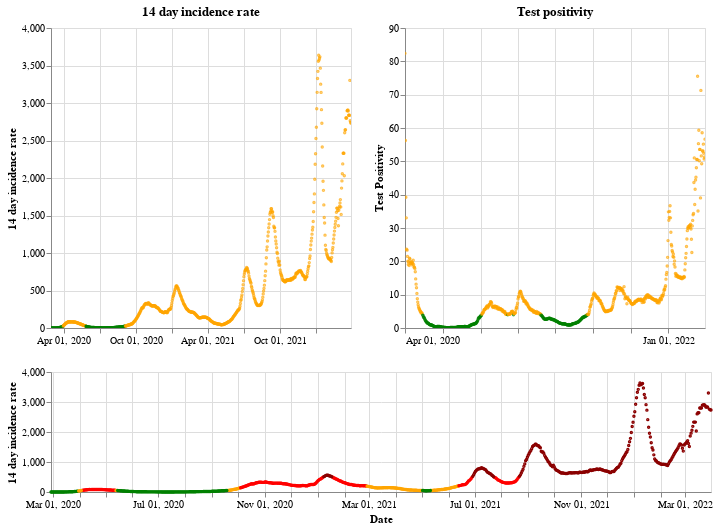

The code cell stored with this chart in its notebook:
### Markdown cell above
## Scotland

### Code cell
plot_traffic_light('Scotland')

### Figure 1 — Vega-Lite specification as saved in the notebook (floating-point values rounded to 4 significant figures; data arrays with more than 128 entries replaced by an {"elided": "..."} marker saying what was removed)
{"config": {"view": {"continuousWidth": 400, "continuousHeight": 300}}, "vconcat": [{"hconcat": [{"mark": {"type": "point", "size": 2}, "encoding": {"color": {"condition": {"value": "green", "test": "(datum.twoWeeklyCasesRate <= 25)"}, "value": "orange"}, "tooltip": [{"type": "nominal", "field": "areaName"}, {"type": "temporal", "field": "date"}, {"type": "quantitative", "field": "twoWeeklyCasesRate"}, {"type": "quantitative", "field": "testPositivity"}], "x": {"type": "temporal", "axis": {"title": ""}, "field": "date", "scale": {"domain": {"selection": "DateBrush"}}, "timeUnit": "yearmonthdate"}, "y": {"type": "quantitative", "axis": {"title": "14 day incidence rate"}, "field": "twoWeeklyCasesRate"}}, "title": "14 day incidence rate", "width": 300}, {"mark": {"type": "point", "size": 2}, "encoding": {"color": {"condition": {"value": "green", "test": "(datum.testPositivity <= 4)"}, "value": "orange"}, "tooltip": [{"type": "nominal", "field": "areaName"}, {"type": "temporal", "field": "date"}, {"type": "quantitative", "field": "twoWeeklyCasesRate"}, {"type": "quantitative", "field": "testPositivity"}], "x": {"type": "temporal", "axis": {"title": ""}, "field": "date", "scale": {"domain": {"selection": "DateBrush"}}, "timeUnit": "yearmonthdate"}, "y": {"type": "quantitative", "axis": {"title": "Test Positivity"}, "field": "testPositivity"}}, "title": "Test positivity", "width": 300}]}, {"layer": [{"mark": {"type": "point", "size": 2}, "encoding": {"color": {"condition": {"value": "orange", "test": "(((datum.testPositivity < 4) && (datum.twoWeeklyCasesRate >= 50)) && (datum.twoWeeklyCasesRate < 200))"}, "value": "red"}, "opacity": {"condition": {"value": 1, "test": "((datum.twoWeeklyCasesRate >= 50) && (datum.twoWeeklyCasesRate < 500))"}, "value": 0}, "tooltip": [{"type": "nominal", "field": "areaName"}, {"type": "temporal", "field": "date"}, {"type": "quantitative", "field": "twoWeeklyCasesRate"}, {"type": "quantitative", "field": "testPositivity"}], "x": {"type": "temporal", "axis": {"title": "Date"}, "field": "date", "timeUnit": "yearmonthdate"}, "y": {"type": "quantitative", "axis": {"title": "14 day incidence rate"}, "field": "twoWeeklyCasesRate"}}, "selection": {"DateBrush": {"type": "interval", "encodings": ["x"], "fields": ["Time"]}}}, {"mark": {"type": "point", "size": 2}, "encoding": {"color": {"value": "darkred"}, "opacity": {"condition": {"value": 1, "test": "(datum.twoWeeklyCasesRate >= 500)"}, "value": 0}, "tooltip": [{"type": "nominal", "field": "areaName"}, {"type": "temporal", "field": "date"}, {"type": "quantitative", "field": "twoWeeklyCasesRate"}, {"type": "quantitative", "field": "testPositivity"}], "x": {"type": "temporal", "axis": {"title": "Date"}, "field": "date", "timeUnit": "yearmonthdate"}, "y": {"type": "quantitative", "axis": {"title": "14 day incidence rate"}, "field": "twoWeeklyCasesRate"}}}, {"mark": {"type": "point", "size": 2}, "encoding": {"color": {"condition": {"value": "green", "test": "((datum.testPositivity < 4) && (datum.twoWeeklyCasesRate < 50))"}, "value": "orange"}, "opacity": {"condition": {"value": 1, "test": "(datum.twoWeeklyCasesRate < 50)"}, "value": 0}, "tooltip": [{"type": "nominal", "field": "areaName"}, {"type": "temporal", "field": "date"}, {"type": "quantitative", "field": "twoWeeklyCasesRate"}, {"type": "quantitative", "field": "testPositivity"}], "x": {"type": "temporal", "axis": {"title": "Date"}, "field": "date", "timeUnit": "yearmonthdate"}, "y": {"type": "quantitative", "axis": {"title": "14 day incidence rate"}, "field": "twoWeeklyCasesRate"}}}], "height": 120, "width": 660}], "data": {"name": "data-5929d550b869d21d91701c304f4183a4"}, "$schema": "https://vega.github.io/schema/vega-lite/v4.8.1.json", "datasets": {"data-5929d550b869d21d91701c304f4183a4": {"elided": "763 records"}}}
